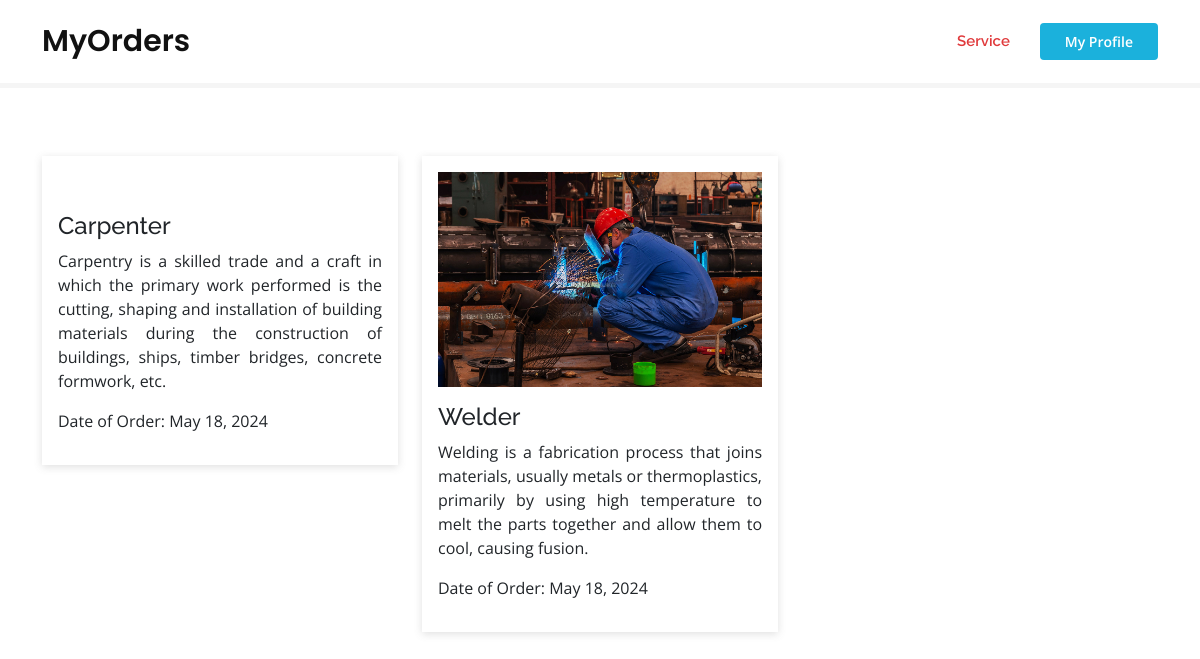
Page /myorder (signed in) on the committed database.
### app/models.py (models this page shows, shortened)
class Orders(models.Model):
    serviceId = models.ForeignKey(Services, on_delete=models.CASCADE, blank=True,null=True)
    user = models.ForeignKey(UserModel, on_delete=models.CASCADE)
    order_data= models.DateField(auto_created=True,auto_now_add=True,blank=True,null=True)

class Services(models.Model):
    service_name = models.CharField(max_length=100)
    service_img = models.ImageField(upload_to="service_img")
    service_diss= models.TextField(max_length=500)

### app/views.py (the view)
# urls.py: path('myorder',views.myorder,name="myorder"),
def myorder(request):
    user= request.user
    myorders = Orders.objects.filter(user=user)
    return render(request, "myorder.html",{"myorders":myorders})

### app/templates/myorder.html (shortened to what this page needs)
<!DOCTYPE html>
<html lang="en">
    {% load static %}
<head>
    <link href="{% static 'vendor/aos/aos.css' %}" rel="stylesheet">
    <link href="{% static 'vendor/bootstrap/css/bootstrap.min.css' %}" rel="stylesheet">
    <link href="{% static 'vendor/bootstrap-icons/bootstrap-icons.css' %}" rel="stylesheet">
    <link href="{% static 'css/style.css' %}" rel="stylesheet">
</head>
<body>
    <header id="header" class="fixed-top d-flex align-items-center user_header">
        <div class="container d-flex align-items-center">
            <h1 class="logo me-auto"><a href="index.html">MyOrders</a></h1>
            <nav id="navbar" class="navbar order-last order-lg-0">
                <ul>
                    <li><a class="nav-link scrollto active" href="/user">Service</a></li>
                </ul>
            </nav>
            <a href="/myprofile" class="get-started-btn scrollto">My Profile</a>
        </div>
    </header>
    <section class="service_section">
        <div class="container">
            <div class=" row">
                {%for i in myorders%}
                <div class="col-md-4 mt-3">
                    <div class="card service_card">
                        <div class="card-body">
                            <img src="media/{{i.serviceId.service_img}}" alt="" height="auto" width="100%">
                            <h4 class="pt-3">{{i.serviceId.service_name}}</h4>
                            <p class="text-justify">{{i.serviceId.service_diss}}</p>
                            <p > Date of Order: {{i.order_data}}</p>
                        </div>
                    </div>
                </div>
                {%endfor%}
            </div>
        </div>
    </section>
</body>
</html>

### app/static/css/style.css (style rules this page uses)
body { font-family: "Open Sans", sans-serif; color: #444444; }
a { color: #e03a3c; text-decoration: none; }
h1, h2, h3, h4, h5, h6, span { font-family: "Raleway", sans-serif; }
#header { background: #fff; transition: all 0.5s; z-index: 997; padding: 20px 0; }
#header .logo { font-size: 30px; margin: 0; padding: 0; font-weight: 600; font-family: "Poppins", sans-serif; }
#header .logo a { color: #111111; }
.get-started-btn { margin-left: 30px; background: #1bb1dc; color: #fff; border-radius: 4px; padding: 8px 25px; white-space: nowrap; transition: 0.3s; font-size: 14px; font-weight: 600; display: inline-block; }
.navbar { padding: 0; }
.navbar ul { margin: 0; padding: 0; display: flex; list-style: none; align-items: center; }
.navbar li { position: relative; }
.navbar a, .navbar a:focus { display: flex; align-items: center; justify-content: space-between; padding: 10px 0 10px 30px; font-family: "Raleway", sans-serif; font-size: 15px; font-weight: 600; color: #111111; white-space: nowrap; transition: 0.3s; }
.navbar a:hover, .navbar .active, .navbar .active:focus, .navbar li:hover>a { color: #e03a3c; }
section { padding: 60px 0; overflow: hidden; position: relative; }
.user_header { border-bottom: 5px solid whitesmoke; }
.service_section { margin-top: 80px; }
.service_section .service_card { border: none; border-radius: 0; box-shadow: rgba(99, 99, 99, 0.2) 0px 2px 8px 0px; }
.service_section .text-justify { text-align: justify; }

### rows in the picture
Orders: serviceId.service_name "Carpenter", serviceId.service_diss "Carpentry is a skilled trade and a craft in which the primary work performed is the cutting, shaping and installation of building materials during the construction of buildings, ships, timber bridges, concrete formwork, etc.", order_data "May 18, 2024"
Orders: serviceId.service_img (picture), serviceId.service_name "Welder", serviceId.service_diss "Welding is a fabrication process that joins materials, usually metals or thermoplastics, primarily by using high temperature to melt the parts together and allow them to cool, causing fusion.", order_data "May 18, 2024"
